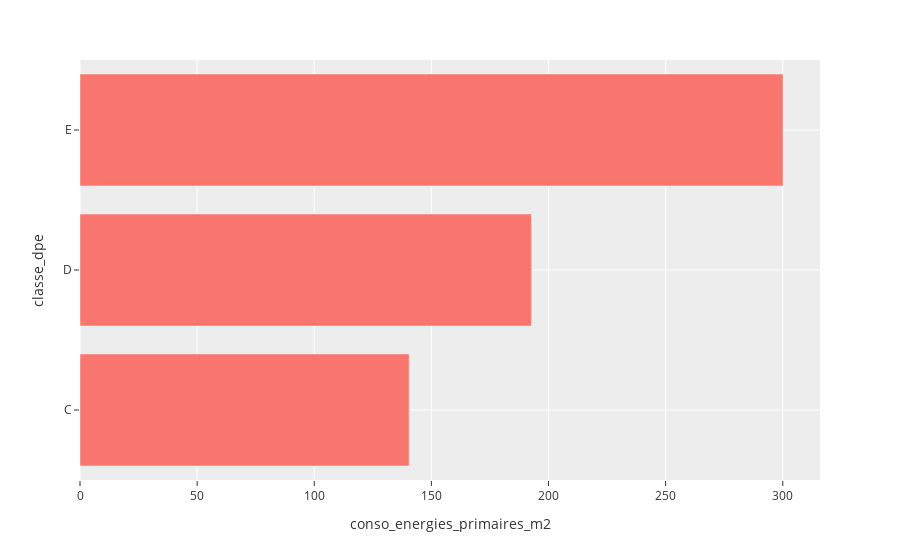

Write notebook code for a chart like this one.
### Code cell
fig = px.bar(df_grp, x="conso_energies_primaires_m2", y="classe_dpe", orientation='h', template="ggplot2")
fig.show()

### Figure 1 — Plotly figure (JSON) as saved in the notebook; plotly's stock layout.template omitted (floating-point values rounded to 4 significant figures)
{"data": [{"alignmentgroup": "True", "hovertemplate": "conso_energies_primaires_m2=%{x}<br>classe_dpe=%{y}<extra></extra>", "legendgroup": "", "marker": {"color": "#F8766D", "pattern": {"shape": ""}}, "name": "", "offsetgroup": "", "orientation": "h", "showlegend": false, "textposition": "auto", "type": "bar", "x": [140.5, 192.7, 300.1], "xaxis": "x", "y": ["C", "D", "E"], "yaxis": "y"}], "layout": {"barmode": "relative", "legend": {"tracegroupgap": 0}, "margin": {"t": 60}, "xaxis": {"anchor": "y", "domain": [0, 1], "title": {"text": "conso_energies_primaires_m2"}}, "yaxis": {"anchor": "x", "domain": [0, 1], "title": {"text": "classe_dpe"}}}}
